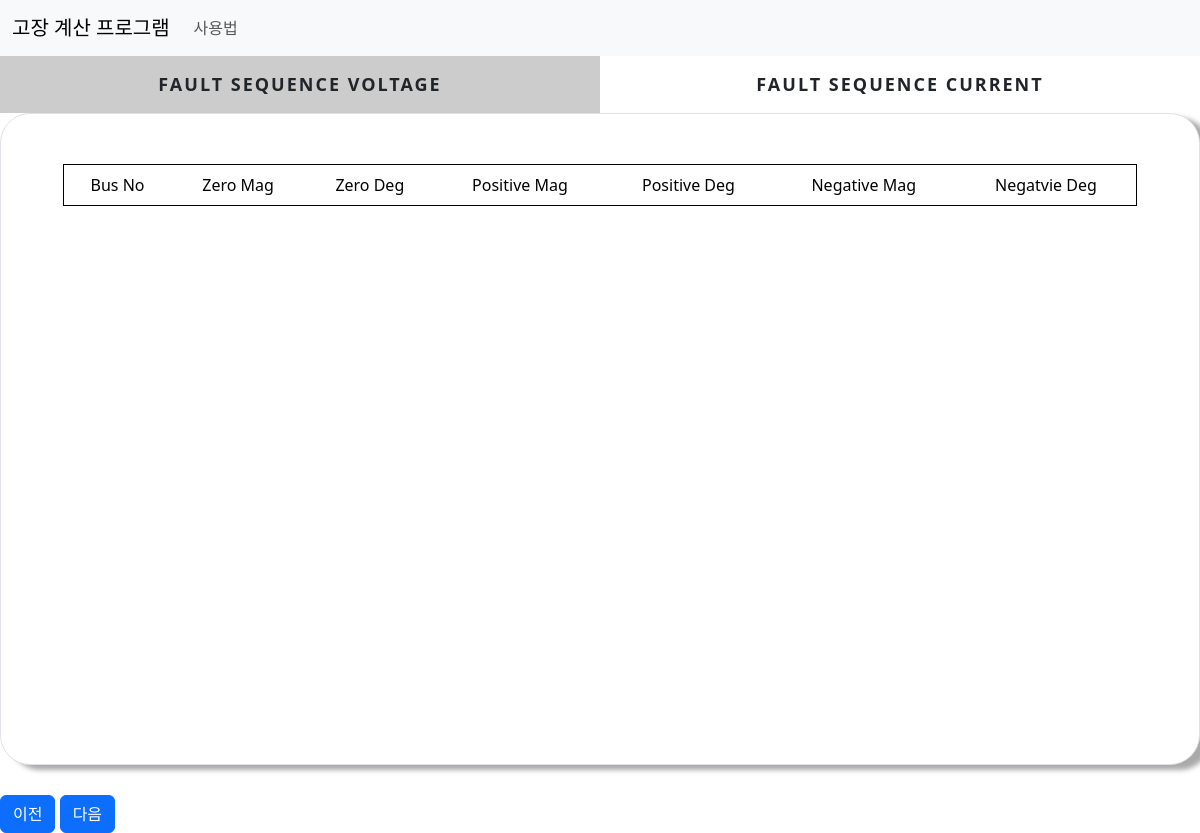
/sequence/, run on an earlier commit of the app's database.
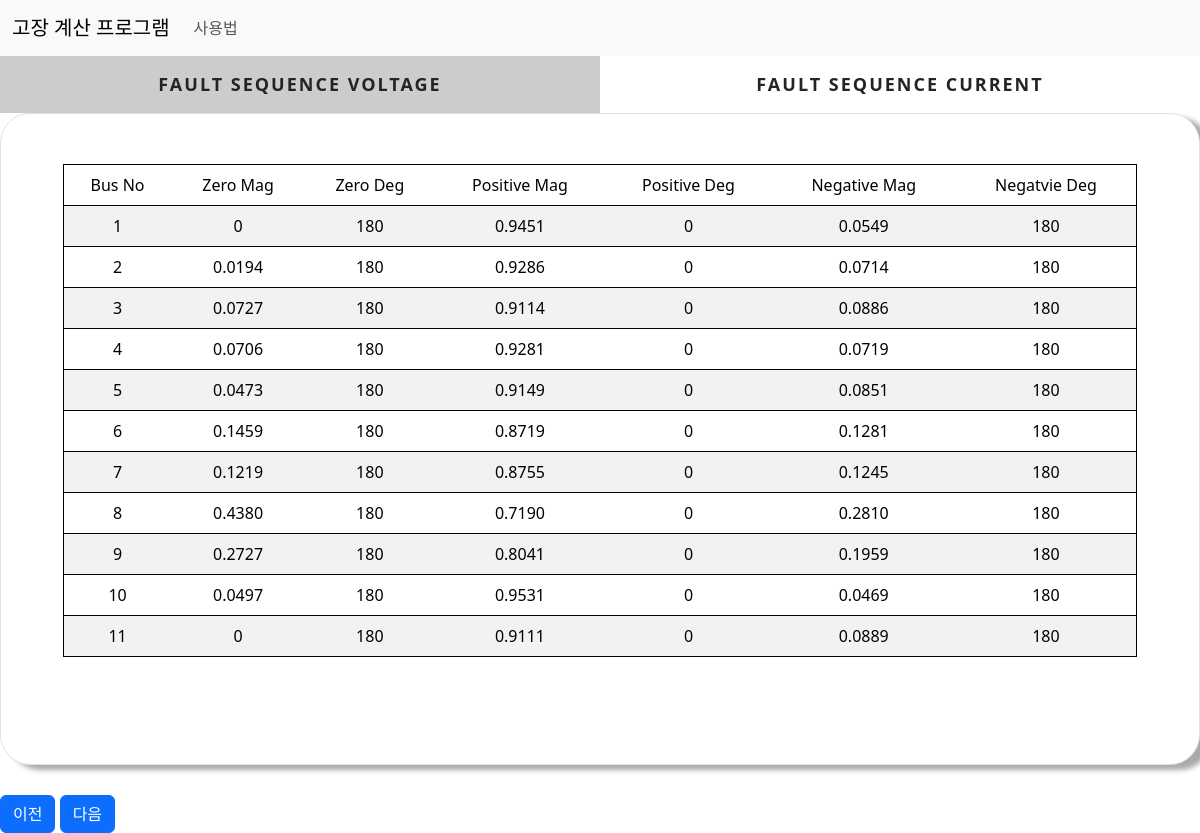
And on a later commit of the database.
### cal/models.py (models this page shows)
class OthersequenceV(models.Model):
    Bus_No = models.SmallIntegerField()
    Phase_A_Mag = models.FloatField()
    Phase_A_Deg = models.FloatField()
    Phase_B_Mag = models.FloatField()
    Phase_B_Deg = models.FloatField()
    Phase_C_Mag = models.FloatField()
    Phase_C_Deg = models.FloatField()

### cal/views.py (the view)
# urls.py: path('sequence/', views.sequence,name='sequence'),
def sequence(request):
    sequencev = OthersequenceV.objects.all()
    sequencei = OthersequenceI.objects.all()
    return render(request, 'cal/sequence.html',context={'sequencev':sequencev,'sequencei':sequencei})

### cal/templates/cal/sequence.html (shortened to what this page needs)
{% extends './base.html'%}
{% load static %}
{% block content %}
<div class="main">
    <div class="tab other">
      <label for="tab-1">Fault Sequence Voltage</label>
      <label for="tab-2">Fault Sequence Current</label>
    </div>
    <div class="content">
      <div class="content-dis">
        <div class="border">
          <div class="container  fault">
            <table class="table table-striped">
              <thead>
                <tr>
                  <td>Bus No</td>
                  <td>Zero Mag</td>
                  <td>Zero Deg</td>
                  <td>Positive Mag</td>
                  <td>Positive Deg</td>
                  <td>Negative Mag</td>
                  <td>Negatvie Deg</td>
                </tr>
              </thead>
              <tbody>
                {% for sequencev in sequencev %}
                <tr>
                  <td>{{sequencev.Bus_No}}</td>
                  <td>{{sequencev.Phase_A_Mag|floatformat:-4}}</td>
                  <td>{{sequencev.Phase_A_Deg|floatformat:-4}}</td>
                  <td>{{sequencev.Phase_B_Mag|floatformat:-4}}</td>
                  <td>{{sequencev.Phase_B_Deg|floatformat:-4}}</td>
                  <td>{{sequencev.Phase_C_Mag|floatformat:-4}}</td>
                  <td>{{sequencev.Phase_C_Deg|floatformat:-4}}</td>
                </tr>
                {% endfor %}
              </tbody>
            </table>
          </div>
        </div>
      </div>
    </div>
  </div>
  <a class="btn btn-primary" href="{% url 'zbus' %}">이전</a>
  <a class="btn btn-primary" href="{% url 'phase' %}">다음</a>
{% endblock content%}

What changed in the data, as far as the page shows it:
added OthersequenceV: Bus_No "1", Phase_A_Mag "0", Phase_A_Deg "180", Phase_B_Mag "0.9451", Phase_B_Deg "0", Phase_C_Mag "0.0549", Phase_C_Deg "180"
added OthersequenceV: Bus_No "2", Phase_A_Mag "0.0194", Phase_A_Deg "180", Phase_B_Mag "0.9286", Phase_B_Deg "0", Phase_C_Mag "0.0714", Phase_C_Deg "180"
added OthersequenceV: Bus_No "3", Phase_A_Mag "0.0727", Phase_A_Deg "180", Phase_B_Mag "0.9114", Phase_B_Deg "0", Phase_C_Mag "0.0886", Phase_C_Deg "180"
added OthersequenceV: Bus_No "4", Phase_A_Mag "0.0706", Phase_A_Deg "180", Phase_B_Mag "0.9281", Phase_B_Deg "0", Phase_C_Mag "0.0719", Phase_C_Deg "180"
added OthersequenceV: Bus_No "5", Phase_A_Mag "0.0473", Phase_A_Deg "180", Phase_B_Mag "0.9149", Phase_B_Deg "0", Phase_C_Mag "0.0851", Phase_C_Deg "180"
added OthersequenceV: Bus_No "6", Phase_A_Mag "0.1459", Phase_A_Deg "180", Phase_B_Mag "0.8719", Phase_B_Deg "0", Phase_C_Mag "0.1281", Phase_C_Deg "180"
added OthersequenceV: Bus_No "7", Phase_A_Mag "0.1219", Phase_A_Deg "180", Phase_B_Mag "0.8755", Phase_B_Deg "0", Phase_C_Mag "0.1245", Phase_C_Deg "180"
added OthersequenceV: Bus_No "8", Phase_A_Mag "0.4380", Phase_A_Deg "180", Phase_B_Mag "0.7190", Phase_B_Deg "0", Phase_C_Mag "0.2810", Phase_C_Deg "180"
added OthersequenceV: Bus_No "9", Phase_A_Mag "0.2727", Phase_A_Deg "180", Phase_B_Mag "0.8041", Phase_B_Deg "0", Phase_C_Mag "0.1959", Phase_C_Deg "180"
added OthersequenceV: Bus_No "10", Phase_A_Mag "0.0497", Phase_A_Deg "180", Phase_B_Mag "0.9531", Phase_B_Deg "0", Phase_C_Mag "0.0469", Phase_C_Deg "180"
added OthersequenceV: Bus_No "11", Phase_A_Mag "0", Phase_A_Deg "180", Phase_B_Mag "0.9111", Phase_B_Deg "0", Phase_C_Mag "0.0889", Phase_C_Deg "180"
